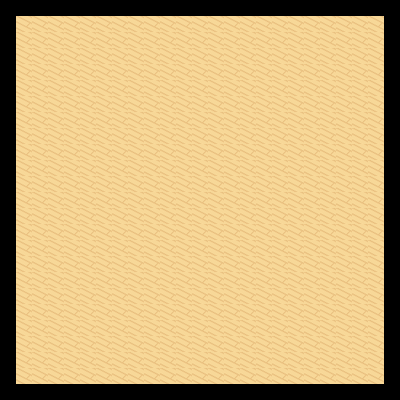

This game map was drawn from its Tiled (.tmx) file and the tilesets committed beside it. A one-line description and the full map source follow:
An orthogonal 25x25 tile map with 16x16 px tiles, 1 tile layer (floor).

<map version="1.9" tiledversion="1.9.2" orientation="orthogonal" renderorder="right-down" width="25" height="25" tilewidth="16" tileheight="16" infinite="0" nextlayerid="2" nextobjectid="1">
 <tileset firstgid="1" source="house.tsx" />
 <layer id="1" name="floor" width="25" height="25">
  <data encoding="csv">
243,274,274,274,274,274,274,243,243,243,243,243,243,243,243,243,243,243,243,243,243,243,243,243,243,
274,302,302,302,302,302,302,302,302,302,302,302,302,302,302,302,302,302,302,302,302,302,302,302,274,
305,302,302,302,302,302,302,302,302,302,302,302,302,302,302,302,302,302,302,302,302,302,302,302,305,
243,302,302,302,302,302,302,302,302,302,302,302,302,302,302,302,302,302,302,302,302,302,302,302,243,
274,302,302,302,302,302,302,302,302,302,302,302,302,302,302,302,302,302,302,302,302,302,302,302,274,
305,302,302,302,302,302,302,302,302,302,302,302,302,302,302,302,302,302,302,302,302,302,302,302,305,
243,302,302,302,302,302,302,302,302,302,302,302,302,302,302,302,302,302,302,302,302,302,302,302,243,
274,302,302,302,302,302,302,302,302,302,302,302,302,302,302,302,302,302,302,302,302,302,302,302,274,
305,302,302,302,302,302,302,302,302,302,302,302,302,302,302,302,302,302,302,302,302,302,302,302,305,
243,302,302,302,302,302,302,302,302,302,302,302,302,302,302,302,302,302,302,302,302,302,302,302,243,
274,302,302,302,302,302,302,302,302,302,302,302,302,302,302,302,302,302,302,302,302,302,302,302,274,
305,302,302,302,302,302,302,302,302,302,302,302,302,302,302,302,302,302,302,302,302,302,302,302,305,
243,302,302,302,302,302,302,302,302,302,302,302,302,302,302,302,302,302,302,302,302,302,302,302,243,
274,302,302,302,302,302,302,302,302,302,302,302,302,302,302,302,302,302,302,302,302,302,302,302,274,
305,302,302,302,302,302,302,302,302,302,302,302,302,302,302,302,302,302,302,302,302,302,302,302,305,
243,302,302,302,302,302,302,302,302,302,302,302,302,302,302,302,302,302,302,302,302,302,302,302,243,
274,302,302,302,302,302,302,302,302,302,302,302,302,302,302,302,302,302,302,302,302,302,302,302,274,
305,302,302,302,302,302,302,302,302,302,302,302,302,302,302,302,302,302,302,302,302,302,302,302,305,
243,302,302,302,302,302,302,302,302,302,302,302,302,302,302,302,302,302,302,302,302,302,302,302,243,
274,302,302,302,302,302,302,302,302,302,302,302,302,302,302,302,302,302,302,302,302,302,302,302,274,
305,302,302,302,302,302,302,302,302,302,302,302,302,302,302,302,302,302,302,302,302,302,302,302,305,
243,302,302,302,302,302,302,302,302,302,302,302,302,302,302,302,302,302,302,302,302,302,302,302,243,
274,302,302,302,302,302,302,302,302,302,302,302,302,302,302,302,302,302,302,302,302,302,302,302,274,
305,302,302,302,302,302,302,302,302,302,302,302,302,302,302,302,302,302,302,302,302,302,302,302,305,
243,243,243,243,243,243,243,243,243,243,243,243,243,243,243,243,243,243,243,243,243,243,243,243,243
</data>
 </layer>
</map>
